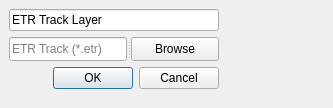
<?xml version="1.0" encoding="UTF-8"?>
<ui version="4.0">
 <class>LoadTrackDialogBase</class>
 <widget class="QDialog" name="LoadTrackDialogBase">
  <property name="geometry">
   <rect>
    <x>0</x>
    <y>0</y>
    <width>333</width>
    <height>108</height>
   </rect>
  </property>
  <property name="windowTitle">
   <string>Load ETR Track</string>
  </property>
  <widget class="QWidget" name="">
   <property name="geometry">
    <rect>
     <x>9</x>
     <y>9</y>
     <width>210</width>
     <height>80</height>
    </rect>
   </property>
   <layout class="QVBoxLayout" name="verticalLayout">
    <item>
     <widget class="QgsFilterLineEdit" name="layer_name">
      <property name="text">
       <string>ETR Track Layer</string>
      </property>
      <property name="placeholderText">
       <string/>
      </property>
      <property name="value">
       <string>ETR Track Layer</string>
      </property>
      <property name="qgisRelation" stdset="0">
       <string notr="true"/>
      </property>
     </widget>
    </item>
    <item>
     <widget class="QSplitter" name="splitter">
      <property name="orientation">
       <enum>Qt::Horizontal</enum>
      </property>
      <widget class="QgsFilterLineEdit" name="path_etr">
       <property name="placeholderText">
        <string>ETR Track (*.etr)</string>
       </property>
       <property name="qgisRelation" stdset="0">
        <string notr="true"/>
       </property>
      </widget>
      <widget class="QPushButton" name="open_folder">
       <property name="text">
        <string>Browse</string>
       </property>
      </widget>
     </widget>
    </item>
    <item>
     <widget class="QDialogButtonBox" name="button_box">
      <property name="orientation">
       <enum>Qt::Horizontal</enum>
      </property>
      <property name="standardButtons">
       <set>QDialogButtonBox::Cancel|QDialogButtonBox::Ok</set>
      </property>
     </widget>
    </item>
   </layout>
  </widget>
 </widget>
 <customwidgets>
  <customwidget>
   <class>QgsFilterLineEdit</class>
   <extends>QLineEdit</extends>
   <header>qgsfilterlineedit.h</header>
  </customwidget>
 </customwidgets>
 <resources/>
 <connections>
  <connection>
   <sender>button_box</sender>
   <signal>accepted()</signal>
   <receiver>LoadTrackDialogBase</receiver>
   <slot>accept()</slot>
   <hints>
    <hint type="sourcelabel">
     <x>20</x>
     <y>20</y>
    </hint>
    <hint type="destinationlabel">
     <x>20</x>
     <y>20</y>
    </hint>
   </hints>
  </connection>
  <connection>
   <sender>button_box</sender>
   <signal>rejected()</signal>
   <receiver>LoadTrackDialogBase</receiver>
   <slot>reject()</slot>
   <hints>
    <hint type="sourcelabel">
     <x>20</x>
     <y>20</y>
    </hint>
    <hint type="destinationlabel">
     <x>20</x>
     <y>20</y>
    </hint>
   </hints>
  </connection>
 </connections>
</ui>
